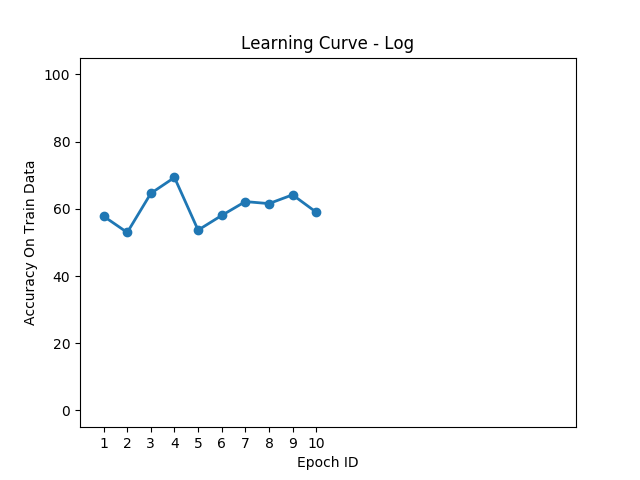

Here is the Python script that generated this plot:
import itertools
import numpy as np
import numpy.matlib
import numpy.linalg
import math
import random
import statistics
import matplotlib.pyplot as plt
from scipy.sparse import csr_matrix
import sys

# Set the number of features available
numFeatures = 0

# Set the data set directory path
dataSetPath = '.'
trainSetName = '/data/speeches.train.liblinear'
testSetName = '/data/speeches.test.liblinear'
validateSetPattern = '/data/CVSplits/training0%d.data'

# The following are global dictionaries used to store the data from various sets (test, train, dev, cross-validate)
trainLabelsDictionary = {}
trainFeaturesDictionary = {}
validateLabelsDictionary = {}
validateFeaturesDictionary = {}
testLabelsDictionary = {}
testFeaturesDictionary = {}

# The following is a list of hyper-parameters that will be used to represent both learning rate and tradeoff
learningRateHyperParams=[1, 0.1, 0.01, 0.001, 0.0001, 0.00001]
tradeoffHyperParams=[10000, 1000, 100, 10, 1, 0.1]

# This function is the orchestrator to call and collect results from logistic regression.
def main(path):
    global trainLabelsDictionary
    global testLabelsDictionary
    global trainFeaturesDictionary
    global testFeaturesDictionary
    global learningRateHyperParams
    global tradeoffHyperParams 
    global validateLabelsDictionary
    global validateFeaturesDictionary
    global numFeatures
    global dataSetPath

    dataSetPath = path

    trainLabelsDictionary, trainFeaturesDictionary = readTrainFile()
    testLabelsDictionary, testFeaturesDictionary = readTestFile()

    features = []
    for featureVector in trainFeaturesDictionary.values():
        features += list(featureVector.keys())
    for featureVector in testFeaturesDictionary.values():
        features += list(featureVector.keys())
    numFeatures = max(features)+1

    print('\n---------------THESE ARE THE STATISTICS FOR THE DATA SETS---------------')

    print('The size of the training set is %d' % (len(trainLabelsDictionary)))
    print('The size of the test set is %d' % (len(testLabelsDictionary)))

    testMajorityLabel, testMajorityPercentage = getMajorityInfo(testLabelsDictionary)

    print('The majority label for test is %d, with majority percentage %f' % (testMajorityLabel, testMajorityPercentage))

    print('\n---------------THESE ARE THE RESULTS FOR THE LOGISTIC REGRESSION---------------')
    
    # We need to obtain the same info about the best learning rate and tradeoff
    hyperParameterResults = {}
    for learningParam, tradeoffParam in itertools.product(learningRateHyperParams, tradeoffHyperParams):
        validateAccuracyResults = {}
        for i in range(0,5):
            validateTrainLabelsDictionary, validateTrainFeaturesDictionary = readValidateTrainFiles(i)
            weightVector = cross_logisticRegression(validateTrainLabelsDictionary, validateTrainFeaturesDictionary, 10, learningParam, tradeoffParam)

            validateLabelsDictionary, validateFeaturesDictionary = readValidateTestFile(i)
            accuracy = evaluatePerformance(weightVector, validateLabelsDictionary, validateFeaturesDictionary)
            validateAccuracyResults[i] = accuracy
        averageAccuracy = getAverage(validateAccuracyResults)
        standardDeviation = statistics.pstdev(list(validateAccuracyResults.values()))
        print('The average accuracy for hyper-parameter (Learning Rate) = %f and (Tradeoff) = %f is %f' % (learningParam, tradeoffParam, averageAccuracy))
        print('The standard deviation of cross validation results for hyper-parameter (Learning Rate) = %f and (Tradeoff) = %f is %f' % (learningParam, tradeoffParam, standardDeviation))
        hyperParameterResults[str(learningParam) + '-' + str(tradeoffParam)] = averageAccuracy
    bestParams = findParamWithMaxAccuracy(hyperParameterResults)
    bestLearningParam = float(bestParams.split('-')[0])
    bestTradeoffParam = float(bestParams.split('-')[1])
    print('The best hyper-parameter (Learning Rate) = %f and (Tradeoff) = %f\n' % (bestLearningParam, bestTradeoffParam))

    # Once again we will use our best hyper-parameter info to find the best number of epochs and evaluate against test data
    weightVector, epochAccuracy, epoch, numUpdates = logisticRegression(trainLabelsDictionary, trainFeaturesDictionary, 10, bestLearningParam, bestTradeoffParam, True)
    evaluateAlgorithm(weightVector, epochAccuracy, epoch, numUpdates)

# This function takes info about best weight vector, given the best hyper-parameters
# It collects and prints data about the resulting evaluation of our hypothesis against data sets
def evaluateAlgorithm(weightVector, epochAccuracy, epoch, numUpdates):
    global trainLabelsDictionary
    global trainFeaturesDictionary
    global testLabelsDictionary
    global testFeaturesDictionary

    trainAccuracy = evaluatePerformance(weightVector, trainLabelsDictionary, trainFeaturesDictionary)
    print('The best epoch is %d with accuracy %f on train data' % (epoch, epochAccuracy))
    print('Total Updates On Train Set for Epoch %d is %d' % (epoch, numUpdates))
    print('Train Accuracy is %f' % trainAccuracy)
    testAccuracy = evaluatePerformance(weightVector, testLabelsDictionary, testFeaturesDictionary)
    print('Test Accuracy is %f' % testAccuracy)

# This function determines which label is a majority in a data set and gives the majority percentage
def getMajorityInfo(labelDataSet):
    numPositiveExamples = 0
    numNegativeExamples = 0
    for label in labelDataSet.values():
        if(label < 0):
            numNegativeExamples += 1
        else:
            numPositiveExamples += 1
    if(numNegativeExamples > numPositiveExamples):
        return -1, (numNegativeExamples/len(labelDataSet))*100
    return 1, (numPositiveExamples/len(labelDataSet))*100

# This function will take a sparse dictionary as input and return a full numpy vector
def getDenseVector(sparseDict):
    global numFeatures
    array = csr_matrix((list(sparseDict.values()), ([0 for x in sparseDict.keys()],list(sparseDict.keys()))),shape=(1,numFeatures)).toarray()[0]
    return array

# This function will evaluate the specific accuracy for a given weight vector and data set
def evaluatePerformance(weightVector, labelSet, featureSet):
    dataSetSize = len(featureSet)
    numCorrect = 0
    for index in range(0,dataSetSize):
        attributeVector = getDenseVector(featureSet[index])
        actualLabel = labelSet[index]
        predictedLabel = -1
        product = np.dot(weightVector,attributeVector)
        if(product >= 0):
            predictedLabel = 1
        if(actualLabel == predictedLabel):
            numCorrect += 1
    accuracy = (numCorrect/dataSetSize)*100
    return accuracy

# This function returns the average of accuracy results for cross-validation
def getAverage(accuracyResults):
    total = 0
    count = 0
    for i in list(accuracyResults.keys()):
        total += accuracyResults[i]
        count += 1
    average = total/count
    return average

# This function returns the best hyper-parameter given a set of results about accuracy for each parameter
def findParamWithMaxAccuracy(accuracyResults):
    maxAccuracy = -1
    maxAccuracyParam = -1
    for param in accuracyResults:
        accuracy = accuracyResults[param]
        if(accuracy > maxAccuracy):
            maxAccuracy = accuracy
            maxAccuracyParam = param
    return maxAccuracyParam

# The following function reads all but one cross-validation data files
def readValidateTrainFiles(heldOutK):
    global dataSetPath
    global validateSetPattern
    trainLines = []
    for i in range(0,5):
        if(i != heldOutK):
            with open((dataSetPath + validateSetPattern % (i))) as trainFile:
                trainLines = trainLines + trainFile.readlines()
    return parseLines(trainLines)

# The following function reads the validation file for cross-validations
def readValidateTestFile(fileNumber):
    global dataSetPath
    global validateSetPattern
    validateData = {}
    with open((dataSetPath + validateSetPattern % (fileNumber))) as validateFile:
        validateLines = validateFile.readlines()
    return parseLines(validateLines)

# The following three functions read the training, development, and test data sets
def readTrainFile():
    global dataSetPath
    global trainSetName
    with open(dataSetPath + trainSetName) as trainFile:
        trainLines = trainFile.readlines()
    return parseLines(trainLines)

def readTestFile():
    global dataSetPath
    global testSetName
    with open(dataSetPath + testSetName) as trainFile:
        trainLines = trainFile.readlines()
    return parseLines(trainLines)

# The following functions takes lines from a data file and parses them into labels, feature attributes and their values
# It returns two dictionaries with common keys, one contains the feature vector, and one contains the label
def parseLines(trainLines):
    labelsDictionary = {}
    featuresDictionary = {}
    trainDataList = [line.strip() for line in trainLines]
    for dataIndex in range(0,len(trainDataList)):
        data = trainDataList[dataIndex]
        dataParts = data.split(' ')
        label = -1
        if(dataParts[0] == '1'):
            label = 1
        if(len(dataParts) > 1):
            featureVector = {int(attribute.strip().split(':')[0]): int(attribute.strip().split(':')[1]) for attribute in dataParts[1:]}
        else:
            featureVector = {}
        featureVector[0] = 1
        labelsDictionary[dataIndex] = label
        featuresDictionary[dataIndex] = featureVector
    return labelsDictionary, featuresDictionary

# This method implements the logistic regression algorithm for a given number of epochs
# It returns the best feature vector among all epochs, with epoch information
# The graph input parameter specifies whether or not a graph of epoch/accuracy should be generated
def logisticRegression(labelSet, featureSet, numEpochs, learnRate, tradeoff, graph):
    global trainLabelsDictionary
    global testLabelsDictionary
    global numFeatures
    
    weightVector = np.zeros(numFeatures)
    for index in range(0,numFeatures):
        weightVector[index] = random.uniform(-0.01, 0.01)
    dataSetSize = len(featureSet)
    t = 0
    numUpdates = 0
    bestAccuracy = -1
    bestVector = []
    bestEpoch = -1
    bestEpochUpdates = -1
    accuracyDictionary = {}
    shuffleOrder = np.random.permutation(dataSetSize)
    for epoch in range(0,numEpochs):
        np.random.shuffle(shuffleOrder)
        for i in range(0,dataSetSize):
            attributeVector = getDenseVector(featureSet[shuffleOrder[i]])
            predictionValue = np.dot(weightVector,attributeVector)
            actualValue = labelSet[shuffleOrder[i]]
            dynLearnRate = learnRate/(1+t)
            if(actualValue*predictionValue < 0):
                weightVector = numpy.multiply((1-(2*dynLearnRate/tradeoff)),weightVector) + numpy.multiply((dynLearnRate*actualValue*(1/(1+math.exp(actualValue*predictionValue)))), attributeVector)
                numUpdates += 1
            t += 1
        accuracy = evaluatePerformance(weightVector, trainLabelsDictionary, trainFeaturesDictionary)
        accuracyDictionary[epoch+1] = accuracy
        if(accuracy >= bestAccuracy):
            bestAccuracy = accuracy
            bestVector = weightVector
            bestEpoch = epoch+1
            bestEpochUpdates = numUpdates
    
    if(graph):
        plt.plot(list(accuracyDictionary.keys()), list(accuracyDictionary.values()), linewidth=2, marker='o')
        plt.xlabel('Epoch ID')
        plt.ylabel('Accuracy On Train Data')
        plt.title('Learning Curve - Log')
        plt.axis([0,21, -5, 105])
        plt.xticks(list(accuracyDictionary.keys()), list(accuracyDictionary.keys()), rotation='horizontal')
        plt.savefig('log.png')
        plt.clf()
    return bestVector, bestAccuracy, bestEpoch, bestEpochUpdates

# This function is a logistic regression algorithm that simply returns the weight vector
# after all epochs. It is used for the cross-validation step
def cross_logisticRegression(labelSet, featureSet, numEpochs, learnRate, tradeoff):
    global numFeatures
    weightVector = np.zeros(numFeatures)
    for index in range(0,numFeatures):
        weightVector[index] = random.uniform(-0.01, 0.01)
    dataSetSize = len(featureSet)
    t = 0
    shuffleOrder = np.random.permutation(dataSetSize)
    for epoch in range(0,numEpochs):
        np.random.shuffle(shuffleOrder)
        for i in range(0,dataSetSize):
            attributeVector = getDenseVector(featureSet[shuffleOrder[i]])
            predictionValue = np.dot(weightVector,attributeVector)
            actualValue = labelSet[shuffleOrder[i]]
            dynLearnRate = learnRate/(1+t)
            if(actualValue*predictionValue < 0):
                weightVector = numpy.multiply((1-(2*dynLearnRate/tradeoff)),weightVector) + numpy.multiply((dynLearnRate*actualValue*(1/(1+math.exp(actualValue*predictionValue)))), attributeVector)
            t += 1
    return weightVector

if __name__ == '__main__':
    main(sys.argv[1])